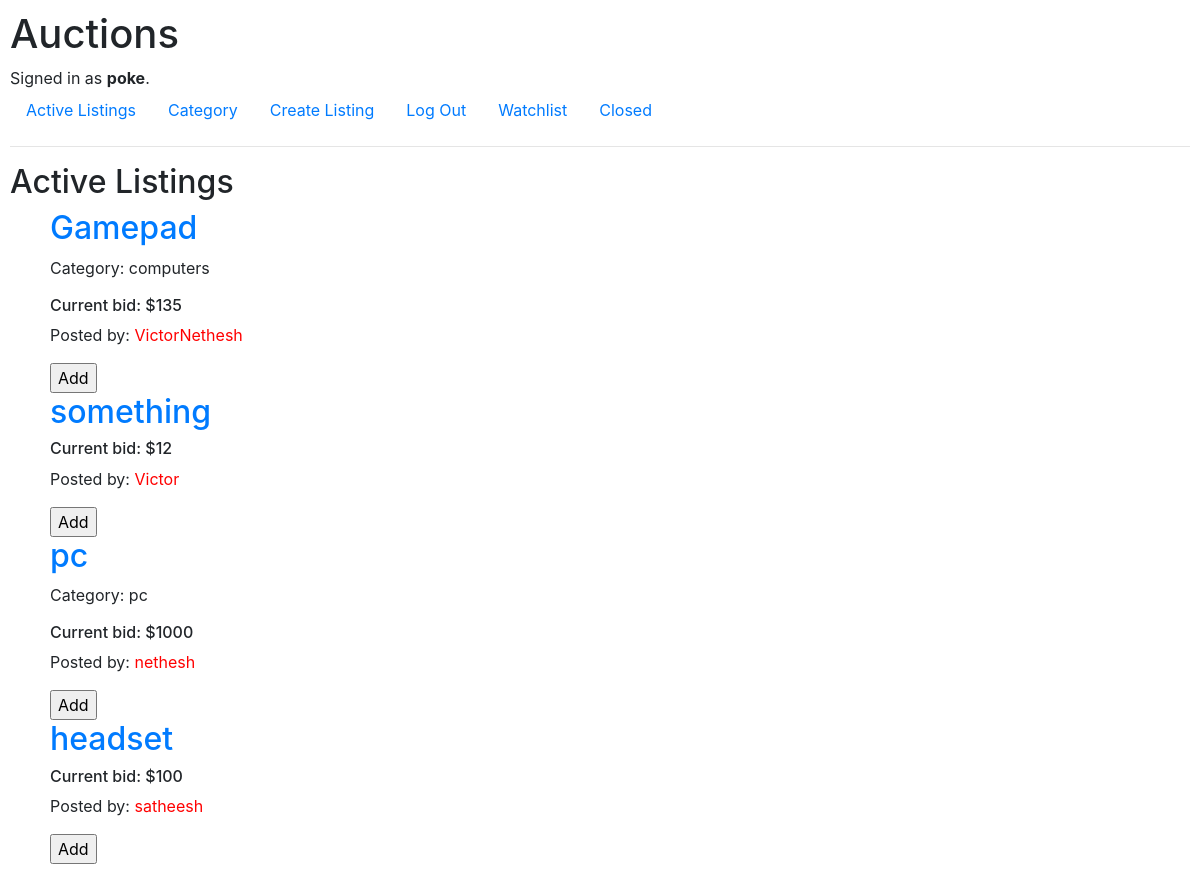
The app's page / (signed in) with its own data.
### auctions/models.py (models this page shows)
class User(AbstractUser):
    pass

class AuctionListing(models.Model):
    title = models.CharField(max_length=100)
    startingBid = models.IntegerField(default=0)
    currentBid = models.IntegerField(default=0)
    image = models.URLField(null=True, blank=True, max_length=2000)
    category = models.CharField(max_length=64, null=True, blank=True)
    user = models.ForeignKey(User, on_delete=models.CASCADE, default=1)

### auctions/views.py (the view, shortened to what this page needs)
# urls.py: path("", views.index, name="index"),
def index(request):
    return render(request, "auctions/index.html", {
        'Listings': AuctionListing.objects.all(),
        'closedlistings': Closed.objects.values_list('item_id', flat=True),
    })

### auctions/templates/auctions/index.html (shortened to what this page needs)
{% extends "auctions/layout.html" %}
{% block body %}
    <h2>Active Listings</h2>
    <ul>
        {% for list in Listings %}
            {% if list.id not in closedlistings %}
                <h2><a href="{%url 'item' list.pk%}">{{ list.title }}</a></h2>
                {%if list.category%}
                    <p>Category: {{list.category}}</p>
                {%endif%}
                <h6>Current bid: ${{ list.currentBid }}</h6>
                <p>Posted by: <span class="red">{{ list.user }}</span></p>
                {%if user.is_authenticated%}
                    <form action="{%url 'watchlist'%}" method="POST">
                        <input type="submit" name="submit" value="Add"/>
                    </form>
                {%endif%}
            {%endif%}
        {% endfor%}
    </ul>
{% endblock %}

### auctions/templates/auctions/layout.html (shortened to what this page needs)
{% load static %}
<!DOCTYPE html>
<html lang="en">
    <head>
        <link rel="stylesheet" href="https://stackpath.bootstrapcdn.com/bootstrap/4.4.1/css/bootstrap.min.css">
        <link href="{% static 'auctions/styles.css' %}" rel="stylesheet">
    </head>
    <body>
        <h1>Auctions</h1>
        <div>
            {% if user.is_authenticated %}
                Signed in as <strong>{{ user.username }}</strong>.
            {% else %}
                Not signed in.
            {% endif %}
        </div>
        <ul class="nav">
            <li class="nav-item">
                <a class="nav-link" href="{% url 'index' %}">Active Listings</a>
            </li>
            {% if user.is_authenticated %}
                <li class="nav-item">
                    <a class="nav-link" href="{% url 'category'%}">Category</a>
                </li>
                <li class="nav-item">
                    <a class="nav-link" href="{% url 'create' %}">Create Listing</a>
                </li>
                <li class="nav-item">
                    <a class="nav-link" href="{% url 'logout' %}">Log Out</a>
                </li>
                <li class="nav-item">
                    <a class="nav-link" href="{% url 'watchlist' %}">Watchlist</a>
                </li>
                <li class="nav-item">
                    <a class="nav-link" href="{% url 'closelist'%}">Closed</a>
                </li>
            {% endif %}
        </ul>
        <hr>
        {% block body %}
        {% endblock %}
    </body>
</html>

### auctions/static/auctions/styles.css (style rules this page uses)
body { padding: 10px; }
.red { color: red; }

### records on screen
User: username "poke"
AuctionListing: title "Gamepad", category "computers", currentBid "135", user "VictorNethesh"
AuctionListing: title "something", currentBid "12", user "Victor"
AuctionListing: title "pc", category "pc", currentBid "1000", user "nethesh"
AuctionListing: title "headset", currentBid "100", user "satheesh"
